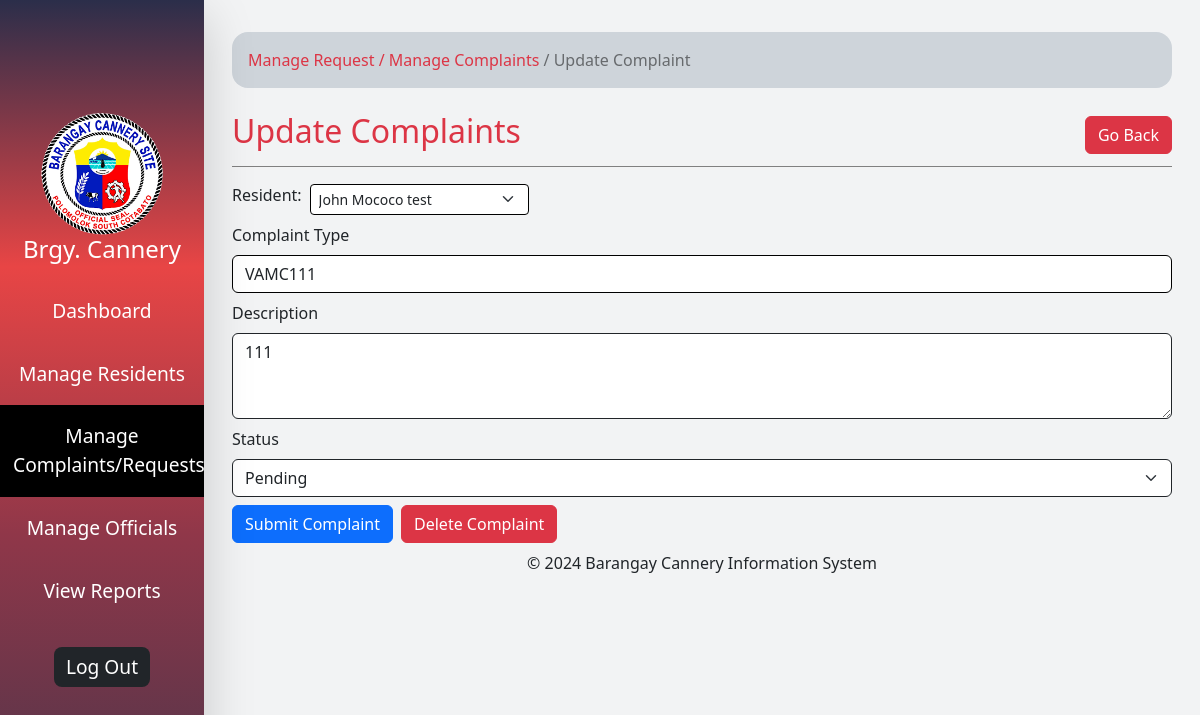
The app's page /update_complaints.php?id=4 (signed in) with its own data.
### tables this page shows
CREATE TABLE `complaints` (
  `com_id` int(11) NOT NULL,
  `resident_name` varchar(100) NOT NULL,
  `complaint_type` varchar(100) NOT NULL,
  `description` text NOT NULL,
  `date_filled` datetime DEFAULT current_timestamp(),
  `status` enum('Pending','Completed') NOT NULL DEFAULT 'Pending'
);

### update_complaints.php (the view, shortened to what this page needs)
<?php require "includes/connection.php" ?>
<?php
$id = isset($_GET['id']) ? $_GET['id'] : null;
$sql2 = "SELECT * FROM complaints WHERE com_id=$id";
$result2 = $conn->query($sql2);
$row2 = $result2->fetch_assoc();
?>
<!DOCTYPE html>
<html lang="en">
<head>
</head>
<body class="d-flex">
  <?php include "includes/sidebar.php" ?>
  <div class="min-vh-100 p-3" style="width: 83%">
    <div class="d-flex flex-column align-items-center justify-content-center container-md">
      <form action="" method="post" class="w-100" enctype="multipart/form-data">
        <div id="directory_link" class="p-3 rounded-4 mt-3 bg-dark-subtle ">
          <a href="manage_com.php" class="text-danger text-decoration-none">Manage Request /</a>
          <a href="manage_complaints.php" class="text-danger text-decoration-none">Manage Complaints</a>
          <a href="update_complaints.php" class="text-decoration-none text-black-50">/ Update Complaint</a>
        </div>
        <div class="py-2 mx-auto d-flex align-items-center my-2 justify-content-between" style="border-bottom: 1px solid gray;">
          <h2 class="text-danger">Update Complaints</h2>
          <a href="manage_complaints.php" class="btn btn-danger">Go Back</a>
        </div>
        <div class="row">
          <div class="my-2 col-md-4 ">
            <div class="d-flex align-items-center gap-2">
              <label for="resident" class="form-label">Resident: </label>
              <select class="form-select form-select-sm" name="resident" id="resident" required>
                <?php
                if (isset($row2['resident_name'])) {
                  echo "<option value='{$row2['resident_name']}' selected> {$row2['resident_name']} </option>";
                }
                ?>
              </select>
            </div>
          </div>
          <div class="mb-2 ">
            <label for="complaint_type" class="form-label">Complaint Type</label>
            <input value="<?php echo $row2['complaint_type'] ?>" type="text" class="form-control" name="complaint_type" id="complaint_type" required />
          </div>
          <div class="mb-2 ">
            <label for="desciption" class="form-label">Description</label>
            <textarea class="form-control border-1 border-dark" name="description" id="description" rows="3" required></textarea>
          </div>
          <div class="mb-2 ">
            <label for="status" class="form-label">Status</label>
            <select class="form-select border-dark form-select" name="status" id="status">
              <?php echo ($row2['status'] == "Pending") ? "<option value='Pending' selected>Pending</option> <option value='Completed'>Completed</option>" : "<option value='Pending'>Pending</option> <option value='Completed' selected>Completed</option>"; ?>
            </select>
          </div>
          <div class="col-3 mb-2 d-flex align-items-center w-100">
            <button name="submit" type="submit" class="btn me-2 btn-primary">
              Submit Complaint
            </button>
            <a class="btn btn-danger" onclick='return aler()' href="delete_complaint.php?id=<?php echo $row2['com_id'] ?>" role="button">Delete Complaint</a>
          </div>
      </form>
      <div class="text-center">
        <p>&copy; 2024 Barangay Cannery Information System</p>
      </div>
    </div>
  </div>
</body>
</html>

### update_complaints.php (style rules this page uses)
body { min-height: 100svh; }
div label { font-weight: 500 !important; }
input, select { border: 1px solid black !important; }

### records on screen
complaints: resident "John Mococo test", complaint_type "VAMC111", status "Pending"
